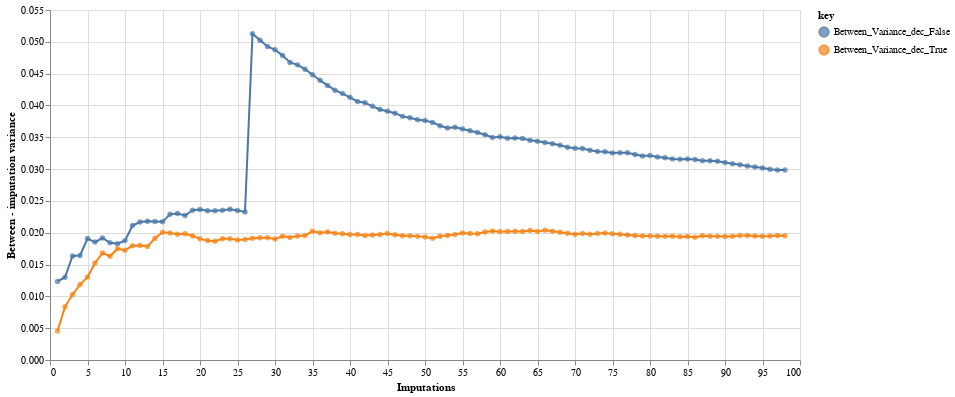

The code cell stored with this chart in its notebook:
### Code cell
alt.Chart(df).mark_line().transform_fold(
    fold=['Between_Variance_dec_False', 'Between_Variance_dec_True'], #fold transform essentially stacks all the values from the specified columns into a single new field named "value", with the associated names in a field named "key"
    as_=['key', 'Between - imputation variance']
).encode(
    x='Imputations',
    y='Between - imputation variance:Q',#The shorthand form, x="name:Q", is useful for its lack of boilerplate when doing quick data explorations. The long-form, alt.X('name', type='quantitative')
    color='key:N'
)+alt.Chart(df).mark_circle().transform_fold(
    fold=['Between_Variance_dec_False', 'Between_Variance_dec_True'], 
    as_=['key', 'Between - imputation variance']
).encode(
    x='Imputations',
    y='Between - imputation variance:Q',
    color='key:N'
).properties(
    width=750,
    height=350
)

### Figure 1 — Vega-Lite specification as saved in the notebook (floating-point values rounded to 4 significant figures)
{"config": {"view": {"continuousWidth": 400, "continuousHeight": 300}}, "layer": [{"mark": "line", "encoding": {"color": {"type": "nominal", "field": "key"}, "x": {"type": "quantitative", "field": "Imputations"}, "y": {"type": "quantitative", "field": "Between - imputation variance"}}, "transform": [{"fold": ["Between_Variance_dec_False", "Between_Variance_dec_True"], "as": ["key", "Between - imputation variance"]}]}, {"mark": "circle", "encoding": {"color": {"type": "nominal", "field": "key"}, "x": {"type": "quantitative", "field": "Imputations"}, "y": {"type": "quantitative", "field": "Between - imputation variance"}}, "height": 350, "transform": [{"fold": ["Between_Variance_dec_False", "Between_Variance_dec_True"], "as": ["key", "Between - imputation variance"]}], "width": 750}], "data": {"name": "data-5a8a904e1f1e673abd391d31a085c20b"}, "$schema": "https://vega.github.io/schema/vega-lite/v4.8.1.json", "datasets": {"data-5a8a904e1f1e673abd391d31a085c20b": [{"Imputations": 1, "Between_Variance_dec_False": 0.01235, "Between_Variance_dec_True": 0.00455}, {"Imputations": 2, "Between_Variance_dec_False": 0.01301, "Between_Variance_dec_True": 0.008355}, {"Imputations": 3, "Between_Variance_dec_False": 0.01636, "Between_Variance_dec_True": 0.0103}, {"Imputations": 4, "Between_Variance_dec_False": 0.01642, "Between_Variance_dec_True": 0.01186}, {"Imputations": 5, "Between_Variance_dec_False": 0.01908, "Between_Variance_dec_True": 0.01304}, {"Imputations": 6, "Between_Variance_dec_False": 0.01853, "Between_Variance_dec_True": 0.01525}, {"Imputations": 7, "Between_Variance_dec_False": 0.01917, "Between_Variance_dec_True": 0.01683}, {"Imputations": 8, "Between_Variance_dec_False": 0.01841, "Between_Variance_dec_True": 0.0163}, {"Imputations": 9, "Between_Variance_dec_False": 0.01828, "Between_Variance_dec_True": 0.01749}, {"Imputations": 10, "Between_Variance_dec_False": 0.01876, "Between_Variance_dec_True": 0.01726}, {"Imputations": 11, "Between_Variance_dec_False": 0.02113, "Between_Variance_dec_True": 0.01795}, {"Imputations": 12, "Between_Variance_dec_False": 0.02169, "Between_Variance_dec_True": 0.01799}, {"Imputations": 13, "Between_Variance_dec_False": 0.0218, "Between_Variance_dec_True": 0.01785}, {"Imputations": 14, "Between_Variance_dec_False": 0.02175, "Between_Variance_dec_True": 0.01913}, {"Imputations": 15, "Between_Variance_dec_False": 0.02171, "Between_Variance_dec_True": 0.02008}, {"Imputations": 16, "Between_Variance_dec_False": 0.02289, "Between_Variance_dec_True": 0.01996}, {"Imputations": 17, "Between_Variance_dec_False": 0.02303, "Between_Variance_dec_True": 0.01975}, {"Imputations": 18, "Between_Variance_dec_False": 0.0227, "Between_Variance_dec_True": 0.01984}, {"Imputations": 19, "Between_Variance_dec_False": 0.02352, "Between_Variance_dec_True": 0.01952}, {"Imputations": 20, "Between_Variance_dec_False": 0.02364, "Between_Variance_dec_True": 0.01904}, {"Imputations": 21, "Between_Variance_dec_False": 0.02344, "Between_Variance_dec_True": 0.01879}, {"Imputations": 22, "Between_Variance_dec_False": 0.02344, "Between_Variance_dec_True": 0.01866}, {"Imputations": 23, "Between_Variance_dec_False": 0.02353, "Between_Variance_dec_True": 0.01905}, {"Imputations": 24, "Between_Variance_dec_False": 0.02368, "Between_Variance_dec_True": 0.01904}, {"Imputations": 25, "Between_Variance_dec_False": 0.02348, "Between_Variance_dec_True": 0.01886}, {"Imputations": 26, "Between_Variance_dec_False": 0.02327, "Between_Variance_dec_True": 0.01894}, {"Imputations": 27, "Between_Variance_dec_False": 0.05126, "Between_Variance_dec_True": 0.01914}, {"Imputations": 28, "Between_Variance_dec_False": 0.05026, "Between_Variance_dec_True": 0.01922}, {"Imputations": 29, "Between_Variance_dec_False": 0.04928, "Between_Variance_dec_True": 0.0192}, {"Imputations": 30, "Between_Variance_dec_False": 0.04875, "Between_Variance_dec_True": 0.01903}, {"Imputations": 31, "Between_Variance_dec_False": 0.04787, "Between_Variance_dec_True": 0.01943}, {"Imputations": 32, "Between_Variance_dec_False": 0.04675, "Between_Variance_dec_True": 0.01925}, {"Imputations": 33, "Between_Variance_dec_False": 0.04638, "Between_Variance_dec_True": 0.0195}, {"Imputations": 34, "Between_Variance_dec_False": 0.0457, "Between_Variance_dec_True": 0.01957}, {"Imputations": 35, "Between_Variance_dec_False": 0.04483, "Between_Variance_dec_True": 0.02023}, {"Imputations": 36, "Between_Variance_dec_False": 0.04395, "Between_Variance_dec_True": 0.02001}, {"Imputations": 37, "Between_Variance_dec_False": 0.04315, "Between_Variance_dec_True": 0.02012}, {"Imputations": 38, "Between_Variance_dec_False": 0.04239, "Between_Variance_dec_True": 0.01993}, {"Imputations": 39, "Between_Variance_dec_False": 0.04186, "Between_Variance_dec_True": 0.01984}, {"Imputations": 40, "Between_Variance_dec_False": 0.04127, "Between_Variance_dec_True": 0.01972}, {"Imputations": 41, "Between_Variance_dec_False": 0.04061, "Between_Variance_dec_True": 0.01972}, {"Imputations": 42, "Between_Variance_dec_False": 0.04044, "Between_Variance_dec_True": 0.01955}, {"Imputations": 43, "Between_Variance_dec_False": 0.03986, "Between_Variance_dec_True": 0.01965}, {"Imputations": 44, "Between_Variance_dec_False": 0.03937, "Between_Variance_dec_True": 0.01974}, {"Imputations": 45, "Between_Variance_dec_False": 0.03908, "Between_Variance_dec_True": 0.01987}, {"Imputations": 46, "Between_Variance_dec_False": 0.03878, "Between_Variance_dec_True": 0.01968}, {"Imputations": 47, "Between_Variance_dec_False": 0.03828, "Between_Variance_dec_True": 0.01952}, {"Imputations": 48, "Between_Variance_dec_False": 0.03807, "Between_Variance_dec_True": 0.01953}, {"Imputations": 49, "Between_Variance_dec_False": 0.03777, "Between_Variance_dec_True": 0.01943}, {"Imputations": 50, "Between_Variance_dec_False": 0.03765, "Between_Variance_dec_True": 0.01932}, {"Imputations": 51, "Between_Variance_dec_False": 0.03734, "Between_Variance_dec_True": 0.01914}, {"Imputations": 52, "Between_Variance_dec_False": 0.03682, "Between_Variance_dec_True": 0.01944}, {"Imputations": 53, "Between_Variance_dec_False": 0.03646, "Between_Variance_dec_True": 0.01956}, {"Imputations": 54, "Between_Variance_dec_False": 0.03658, "Between_Variance_dec_True": 0.01973}, {"Imputations": 55, "Between_Variance_dec_False": 0.0363, "Between_Variance_dec_True": 0.01997}, {"Imputations": 56, "Between_Variance_dec_False": 0.03603, "Between_Variance_dec_True": 0.01987}, {"Imputations": 57, "Between_Variance_dec_False": 0.03574, "Between_Variance_dec_True": 0.01983}, {"Imputations": 58, "Between_Variance_dec_False": 0.03539, "Between_Variance_dec_True": 0.02013}, {"Imputations": 59, "Between_Variance_dec_False": 0.03497, "Between_Variance_dec_True": 0.02027}, {"Imputations": 60, "Between_Variance_dec_False": 0.0351, "Between_Variance_dec_True": 0.02014}, {"Imputations": 61, "Between_Variance_dec_False": 0.03483, "Between_Variance_dec_True": 0.02019}, {"Imputations": 62, "Between_Variance_dec_False": 0.03487, "Between_Variance_dec_True": 0.02024}, {"Imputations": 63, "Between_Variance_dec_False": 0.0348, "Between_Variance_dec_True": 0.02019}, {"Imputations": 64, "Between_Variance_dec_False": 0.03453, "Between_Variance_dec_True": 0.02036}, {"Imputations": 65, "Between_Variance_dec_False": 0.03437, "Between_Variance_dec_True": 0.02018}, {"Imputations": 66, "Between_Variance_dec_False": 0.03418, "Between_Variance_dec_True": 0.0204}, {"Imputations": 67, "Between_Variance_dec_False": 0.03399, "Between_Variance_dec_True": 0.02023}, {"Imputations": 68, "Between_Variance_dec_False": 0.03374, "Between_Variance_dec_True": 0.02008}, {"Imputations": 69, "Between_Variance_dec_False": 0.03343, "Between_Variance_dec_True": 0.01992}, {"Imputations": 70, "Between_Variance_dec_False": 0.03327, "Between_Variance_dec_True": 0.01978}, {"Imputations": 71, "Between_Variance_dec_False": 0.03323, "Between_Variance_dec_True": 0.01987}, {"Imputations": 72, "Between_Variance_dec_False": 0.03298, "Between_Variance_dec_True": 0.01977}, {"Imputations": 73, "Between_Variance_dec_False": 0.03276, "Between_Variance_dec_True": 0.01987}, {"Imputations": 74, "Between_Variance_dec_False": 0.03273, "Between_Variance_dec_True": 0.01996}, {"Imputations": 75, "Between_Variance_dec_False": 0.03253, "Between_Variance_dec_True": 0.01985}, {"Imputations": 76, "Between_Variance_dec_False": 0.03256, "Between_Variance_dec_True": 0.01977}, {"Imputations": 77, "Between_Variance_dec_False": 0.03256, "Between_Variance_dec_True": 0.01965}, {"Imputations": 78, "Between_Variance_dec_False": 0.0323, "Between_Variance_dec_True": 0.01955}, {"Imputations": 79, "Between_Variance_dec_False": 0.03205, "Between_Variance_dec_True": 0.01947}, {"Imputations": 80, "Between_Variance_dec_False": 0.03212, "Between_Variance_dec_True": 0.01947}, {"Imputations": 81, "Between_Variance_dec_False": 0.03189, "Between_Variance_dec_True": 0.01945}, {"Imputations": 82, "Between_Variance_dec_False": 0.0318, "Between_Variance_dec_True": 0.01943}, {"Imputations": 83, "Between_Variance_dec_False": 0.0316, "Between_Variance_dec_True": 0.01945}, {"Imputations": 84, "Between_Variance_dec_False": 0.03156, "Between_Variance_dec_True": 0.01938}, {"Imputations": 85, "Between_Variance_dec_False": 0.03158, "Between_Variance_dec_True": 0.0194}, {"Imputations": 86, "Between_Variance_dec_False": 0.03149, "Between_Variance_dec_True": 0.0193}, {"Imputations": 87, "Between_Variance_dec_False": 0.03131, "Between_Variance_dec_True": 0.01952}, {"Imputations": 88, "Between_Variance_dec_False": 0.03131, "Between_Variance_dec_True": 0.01946}, {"Imputations": 89, "Between_Variance_dec_False": 0.03124, "Between_Variance_dec_True": 0.01943}, {"Imputations": 90, "Between_Variance_dec_False": 0.03105, "Between_Variance_dec_True": 0.01941}, {"Imputations": 91, "Between_Variance_dec_False": 0.03082, "Between_Variance_dec_True": 0.01943}, {"Imputations": 92, "Between_Variance_dec_False": 0.03066, "Between_Variance_dec_True": 0.01956}, {"Imputations": 93, "Between_Variance_dec_False": 0.0305, "Between_Variance_dec_True": 0.01955}, {"Imputations": 94, "Between_Variance_dec_False": 0.03035, "Between_Variance_dec_True": 0.0195}, {"Imputations": 95, "Between_Variance_dec_False": 0.03016, "Between_Variance_dec_True": 0.01943}, {"Imputations": 96, "Between_Variance_dec_False": 0.02999, "Between_Variance_dec_True": 0.01947}, {"Imputations": 97, "Between_Variance_dec_False": 0.02986, "Between_Variance_dec_True": 0.01955}, {"Imputations": 98, "Between_Variance_dec_False": 0.02985, "Between_Variance_dec_True": 0.01954}]}}
